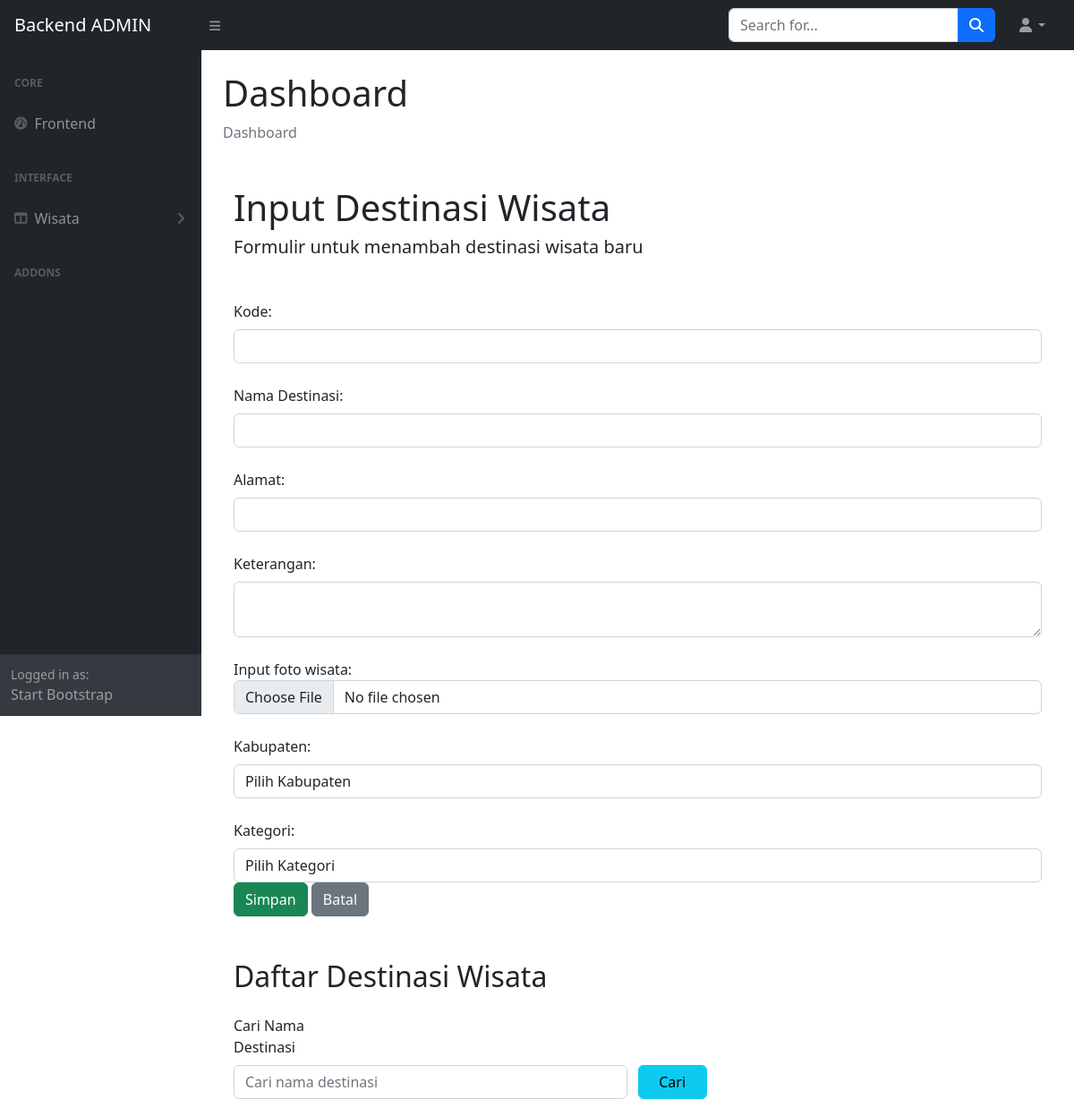
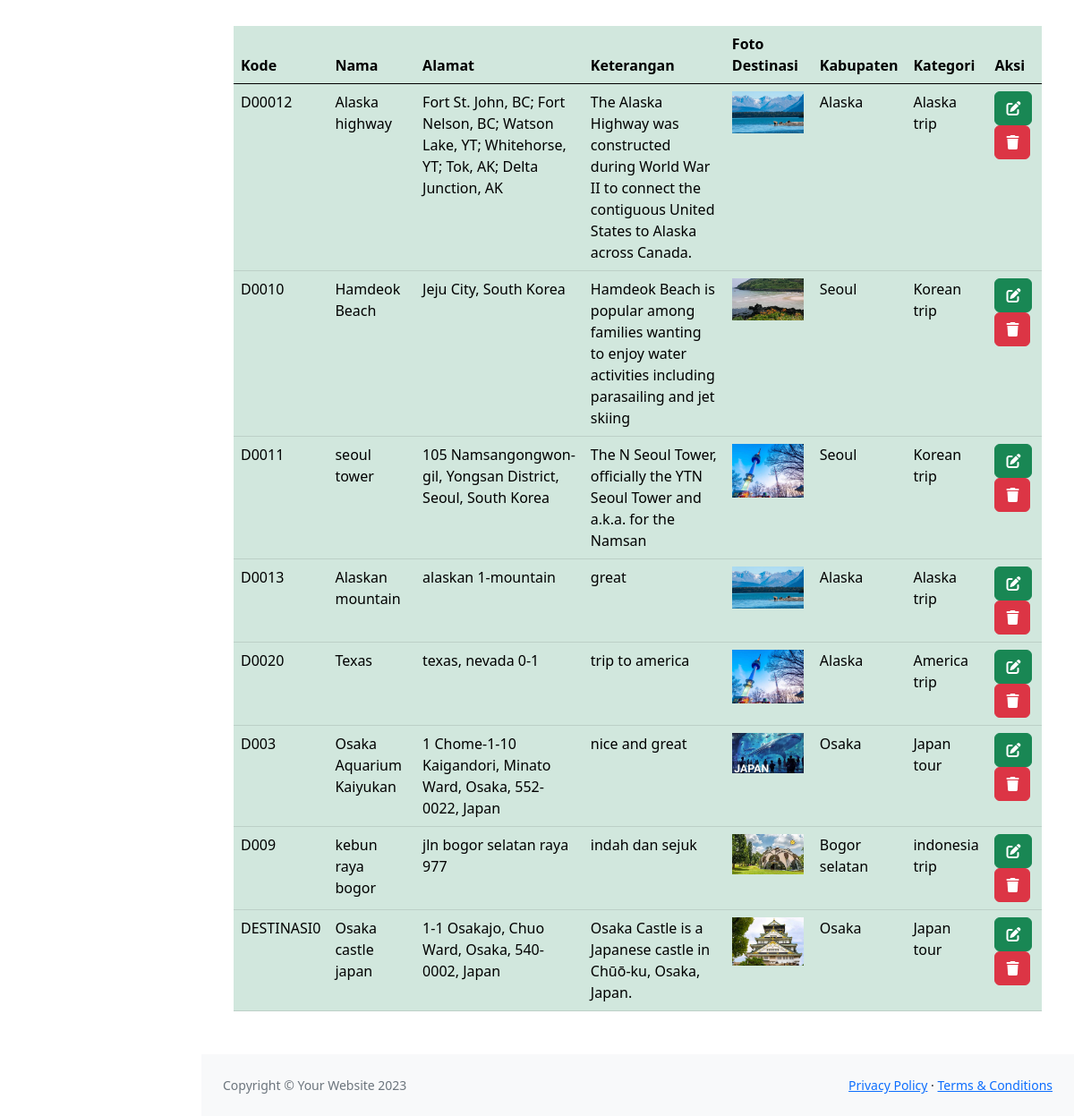
The page /admin/index.php (signed in) on the database its author committed (2 pictures, top to bottom).
### tables this page shows
CREATE TABLE `destinasiwisata` (
  `kode_destinasi` char(10) NOT NULL,
  `kode_kabupaten` char(10) NOT NULL,
  `kategori_id` char(11) NOT NULL,
  `nama_destinasi` varchar(200) NOT NULL,
  `alamat_destinasi` varchar(200) NOT NULL,
  `keterangan_destinasi` varchar(700) NOT NULL,
  `gambardestinasi` text NOT NULL
);

CREATE TABLE `kabupaten` (
  `kode_kabupaten` char(10) NOT NULL,
  `nama_kabupaten` varchar(200) DEFAULT NULL,
  `gambarkabupaten` text NOT NULL,
  `kode_provinsi` char(10) DEFAULT NULL
);

CREATE TABLE `kategori` (
  `kategori_id` char(11) NOT NULL,
  `kategori_nama` varchar(255) DEFAULT NULL,
  `kategori_keterangan` varchar(255) DEFAULT NULL
);

### admin/index.php (the view, shortened to what this page needs)
<?php
include 'config.php';
    $query = mysqli_query($conn, "SELECT destinasiwisata.*,
    kabupaten.nama_kabupaten,
    kategori.kategori_nama
    FROM destinasiwisata
    JOIN kabupaten ON destinasiwisata.kode_kabupaten = kabupaten.kode_kabupaten
    JOIN kategori ON destinasiwisata.kategori_id = kategori.kategori_id");
?>
<!DOCTYPE html>
<html>
<head>
    <link href="https://cdn.jsdelivr.net/npm/bootstrap@5.0.2/dist/css/bootstrap.min.css" rel="stylesheet">
    <link href="https://cdn.jsdelivr.net/npm/simple-datatables@7.1.2/dist/style.min.css" rel="stylesheet" />
    <link href="../sbadmin/css/styles.css" rel="stylesheet" />
</head>
<body>
<body class="sb-nav-fixed">
       <?php include ("../sbadmin/menunav.php")?>
        <div id="layoutSidenav">
            <?php include ("../sbadmin/menu.php")?>
            <div id="layoutSidenav_content">
                <main>
                    <div class="container-fluid px-4">
                        <h1 class="mt-4">Dashboard</h1>
                        <ol class="breadcrumb mb-4">
                            <li class="breadcrumb-item active">Dashboard</li>
                        </ol>
    <div class="container mt-5">
    <h2 class="fs-1">Input Destinasi Wisata</h2>
    <h5 class="mb-5">Formulir untuk menambah destinasi wisata baru</h5>
    <form method="POST" enctype="multipart/form-data">
    <label class="form-label">Kode:</label>
    <input class="form-control" type="text" name="inputkode" required><br>
    <label class="form-label">Nama Destinasi:</label>
    <input class="form-control" type="text" name="inputnama" required><br>
    <label class="form-label">Alamat:</label>
    <input class="form-control" type="text" name="inputalamat" required><br>
    <label class="form-label">Keterangan:</label>
    <textarea class="form-control" name="inputketerangan" required></textarea><br>
    <label for="form-file">Input foto wisata:</label>
    <input type="file" class="form-control" id="file" name="gambardestinasi">
    <label class="form-label mt-4">Kabupaten:</label>
    <select class="form-control" name="inputkabupaten" required>
    <option value="">Pilih Kabupaten</option>
</select>
    <label class="form-label mt-4">Kategori:</label>
    <select class="form-control" name="inputkategori" required>
    <option value="">Pilih Kategori</option>
</select>
    <input class="btn btn-success button" type="submit" name="submit" value="Simpan">
    <input class="btn btn-secondary button" type="reset" value="Batal">
</form>
    </div>
    <div class="container mt-5 mb-5">
    <h2 class="mb-4">Daftar Destinasi Wisata</h2>
    <form method="POST">
        <label for="search" class="col-sm-2 mb-2">Cari Nama Destinasi</label>
        <div class="form-group row">
            <div class="col-sm-6">
                <input type="text" name="search" class="form-control" id="search"
                    value="<?php if(isset($_POST['search'])) { echo $_POST['search']; } ?>" placeholder="Cari nama destinasi">
            </div>
            <input type="submit" name="kirim" value="Cari" class="btn btn-info col-sm-1">
        </div>
    </form>
    <table class="table table-success mt-5">
        <thead>
            <tr>
                <th scope="col">Kode</th>
                <th scope="col">Nama</th>
                <th scope="col">Alamat</th>
                <th scope="col">Keterangan</th>
                <th scope="col">Foto Destinasi</th>
                <th scope="col">Kabupaten</th>
                <th scope="col">Kategori</th>
                <th scope="col">Aksi</th>
            </tr>
        </thead>
        <tbody>
            <?php
            while ($row = mysqli_fetch_assoc($query)) {
            ?>
            <tr>
                <td><?= $row['kode_destinasi']; ?></td>
                <td><?= $row['nama_destinasi']; ?></td>
                <td><?= $row['alamat_destinasi']; ?></td>
                <td><?= $row['keterangan_destinasi']; ?></td>
                <td><img src="images/<?= $row['gambardestinasi']; ?>" width="80"></td>
                <td><?= $row['nama_kabupaten']; ?></td>
                <td><?= $row['kategori_nama']; ?></td>
                <td>
                    <a class="btn btn-success button" href="edit.php?kode=<?= $row['kode_destinasi']; ?>">
                        <i class="fa-solid fa-pen-to-square"></i>
                    </a>
                    <a class="btn btn-danger button" href="hapus.php?kode=<?= $row['kode_destinasi']; ?>"
                        onclick="return confirm('Apakah Anda yakin ingin menghapus?')">
                        <i class="fa-solid fa-trash"></i>
                    </a>
                </td>
            </tr>
            <?php } ?>
        </tbody>
    </table>
</div>
   </main>
                <?php include ("../sbadmin/footer.php") ?>
            </div>
        </div>
    </body>
</html>

### rows shown on the page
destinasiwisata: kode_destinasi "D00012", nama_destinasi "Alaska highway", alamat_destinasi "Fort St. John, BC; Fort Nelson, BC; Watson Lake, YT; Whitehorse, YT; Tok, AK; Delta Junction, AK", keterangan_destinasi "The Alaska Highway was constructed during World War II to connect the contiguous United States to Alaska across Canada.", gambardestinasi (picture), kode_kabupaten.nama_kabupaten "Alaska", kategori.kategori_nama "Alaska trip"
destinasiwisata: kode_destinasi "D0010", nama_destinasi "Hamdeok Beach", alamat_destinasi "Jeju City, South Korea", keterangan_destinasi "Hamdeok Beach is popular among families wanting to enjoy water activities including parasailing and jet skiing", gambardestinasi (picture), kode_kabupaten.nama_kabupaten "Seoul", kategori.kategori_nama "Korean trip"
destinasiwisata: kode_destinasi "D0011", nama_destinasi "seoul tower", alamat_destinasi "105 Namsangongwon-gil, Yongsan District, Seoul, South Korea", keterangan_destinasi "The N Seoul Tower, officially the YTN Seoul Tower and a.k.a. for the Namsan", gambardestinasi (picture), kode_kabupaten.nama_kabupaten "Seoul", kategori.kategori_nama "Korean trip"
destinasiwisata: kode_destinasi "D0013", nama_destinasi "Alaskan mountain", alamat_destinasi "alaskan 1-mountain", keterangan_destinasi "great", gambardestinasi (picture), kode_kabupaten.nama_kabupaten "Alaska", kategori.kategori_nama "Alaska trip"
destinasiwisata: kode_destinasi "D0020", nama_destinasi "Texas", alamat_destinasi "texas, nevada 0-1", keterangan_destinasi "trip to america", gambardestinasi (picture), kode_kabupaten.nama_kabupaten "Alaska", kategori.kategori_nama "America trip"
destinasiwisata: kode_destinasi "D003", nama_destinasi "Osaka Aquarium Kaiyukan", alamat_destinasi "1 Chome-1-10 Kaigandori, Minato Ward, Osaka, 552-0022, Japan", keterangan_destinasi "nice and great", gambardestinasi (picture), kode_kabupaten.nama_kabupaten "Osaka", kategori.kategori_nama "Japan tour"
destinasiwisata: kode_destinasi "D009", nama_destinasi "kebun raya bogor", alamat_destinasi "jln bogor selatan raya 977", keterangan_destinasi "indah dan sejuk", gambardestinasi (picture), kode_kabupaten.nama_kabupaten "Bogor selatan", kategori.kategori_nama "indonesia trip"
destinasiwisata: kode_destinasi "DESTINASI0", nama_destinasi "Osaka castle japan", alamat_destinasi "1-1 Osakajo, Chuo Ward, Osaka, 540-0002, Japan", keterangan_destinasi "Osaka Castle is a Japanese castle in Chūō-ku, Osaka, Japan.", gambardestinasi (picture), kode_kabupaten.nama_kabupaten "Osaka", kategori.kategori_nama "Japan tour"
